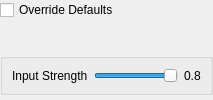
        <widget class="QFrame" name="grpSketch2Image">
         <layout class="QVBoxLayout" name="verticalLayout_12">
          <property name="leftMargin">
           <number>0</number>
          </property>
          <property name="topMargin">
           <number>0</number>
          </property>
          <property name="rightMargin">
           <number>0</number>
          </property>
          <property name="bottomMargin">
           <number>0</number>
          </property>
          <item alignment="Qt::AlignTop">
           <widget class="QCheckBox" name="chkOverrideDefaults">
            <property name="text">
             <string>Override Defaults</string>
            </property>
           </widget>
          </item>
          <item alignment="Qt::AlignTop">
           <widget class="QGroupBox" name="grpSketch2ImageDefaults">
            <layout class="QFormLayout" name="formLayout_9">
             <item row="0" column="0">
              <widget class="QLabel" name="label_19">
               <property name="text">
                <string>Input Strength</string>
               </property>
              </widget>
             </item>
             <item row="0" column="1">
              <widget class="QFrame" name="frame_4">
               <property name="frameShape">
                <enum>QFrame::NoFrame</enum>
               </property>
               <property name="frameShadow">
                <enum>QFrame::Raised</enum>
               </property>
               <layout class="QHBoxLayout" name="horizontalLayout_14">
                <property name="leftMargin">
                 <number>0</number>
                </property>
                <property name="topMargin">
                 <number>0</number>
                </property>
                <property name="rightMargin">
                 <number>0</number>
                </property>
                <property name="bottomMargin">
                 <number>0</number>
                </property>
                <item>
                 <widget class="QSlider" name="slSketch2ImageStrength">
                  <property name="minimum">
                   <number>10</number>
                  </property>
                  <property name="maximum">
                   <number>80</number>
                  </property>
                  <property name="value">
                   <number>80</number>
                  </property>
                  <property name="orientation">
                   <enum>Qt::Horizontal</enum>
                  </property>
                 </widget>
                </item>
                <item>
                 <widget class="QLabel" name="lblSketch2ImageStrength">
                  <property name="text">
                   <string>0.8</string>
                  </property>
                 </widget>
                </item>
               </layout>
              </widget>
             </item>
            </layout>
           </widget>
          </item>
         </layout>
        </widget>
